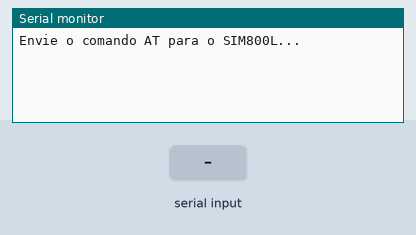
A sketch run on a simulated Arduino Uno, built with avr-gcc and run on an emulated ATmega328P. Parts: the last lines printed to the serial monitor. The test bench sets the inputs (shaded band).

Above: at 2.2 s.
2.3 s: "1" received over the second serial link
At 3.0 s:
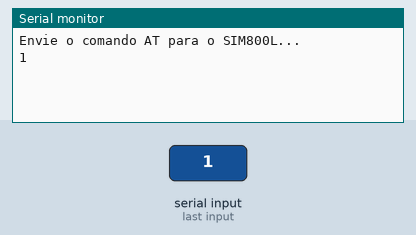
3.8 s: "0" received over the second serial link
At 4.1 s:
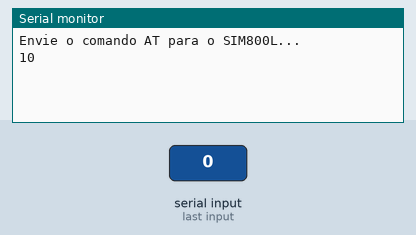

Measured:
- after the input at 2.3 s, the serial monitor: prints a new line at once (image 1)
- after the input at 3.8 s, the serial monitor: prints a new line at once (image 2)

The sketch:

GSM-Comandos-AT.ino
```cpp
//Programa: Comandos AT com o SIM800L
//Autor: Arduino e Cia

#include <SoftwareSerial.h>

//TX do SIM800L conectado ao pino 10
#define SIM800_TX_PIN 11

//RX do SIM800L conectado ao pino 11
#define SIM800_RX_PIN 10

SoftwareSerial serialSIM800(SIM800_TX_PIN, SIM800_RX_PIN);

void setup()
{
  //Comunicacao serial para uso com o Serial Monitor
  Serial.begin(9600);
  while (!Serial);

  //Comunicacao com o modulo SIM800L
  serialSIM800.begin(4800);
  delay(1000);

  Serial.println("Envie o comando AT para o SIM800L...");
}

void loop()
{
  //Mostra no Serial Monitor os dados enviados pelo modulo
  if (serialSIM800.available())
  {
    Serial.write(serialSIM800.read());
  }

  //Envia os comandos AT para o modulo
  if (Serial.available())
  {
    serialSIM800.write(Serial.read());
  }
}
```
